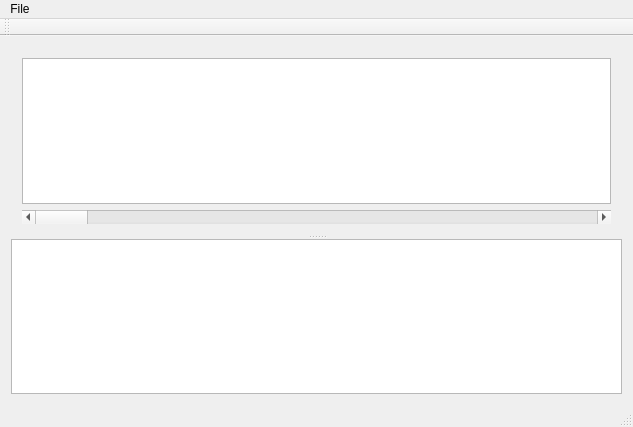
<?xml version="1.0" encoding="UTF-8"?>
<ui version="4.0">
 <class>MainWindow</class>
 <widget class="QMainWindow" name="MainWindow">
  <property name="geometry">
   <rect>
    <x>0</x>
    <y>0</y>
    <width>633</width>
    <height>427</height>
   </rect>
  </property>
  <property name="windowTitle">
   <string>MainWindow</string>
  </property>
  <widget class="QWidget" name="centralWidget">
   <layout class="QHBoxLayout" name="horizontalLayout">
    <item>
     <widget class="QSplitter" name="splitter">
      <property name="orientation">
       <enum>Qt::Vertical</enum>
      </property>
      <widget class="QWidget" name="layoutWidget">
       <layout class="QVBoxLayout" name="verticalLayout">
        <item>
         <widget class="ChartViewZoom" name="chartView"/>
        </item>
        <item>
         <widget class="QScrollBar" name="chartScroll">
          <property name="orientation">
           <enum>Qt::Horizontal</enum>
          </property>
         </widget>
        </item>
       </layout>
      </widget>
      <widget class="QPlainTextEdit" name="plainTextEdit"/>
     </widget>
    </item>
   </layout>
  </widget>
  <widget class="QToolBar" name="mainToolBar">
   <attribute name="toolBarArea">
    <enum>TopToolBarArea</enum>
   </attribute>
   <attribute name="toolBarBreak">
    <bool>false</bool>
   </attribute>
  </widget>
  <widget class="QStatusBar" name="statusBar"/>
  <widget class="QMenuBar" name="menuBar">
   <property name="geometry">
    <rect>
     <x>0</x>
     <y>0</y>
     <width>633</width>
     <height>20</height>
    </rect>
   </property>
   <widget class="QMenu" name="menuFile">
    <property name="title">
     <string>File</string>
    </property>
    <addaction name="actionOpen"/>
    <addaction name="separator"/>
    <addaction name="actionExit"/>
   </widget>
   <addaction name="menuFile"/>
  </widget>
  <action name="actionOpen">
   <property name="text">
    <string>Open</string>
   </property>
  </action>
  <action name="actionExit">
   <property name="text">
    <string>Exit</string>
   </property>
  </action>
 </widget>
 <layoutdefault spacing="6" margin="11"/>
 <customwidgets>
  <customwidget>
   <class>ChartViewZoom</class>
   <extends>QGraphicsView</extends>
   <header>chartviewzoom.h</header>
  </customwidget>
 </customwidgets>
 <resources/>
 <connections/>
</ui>
